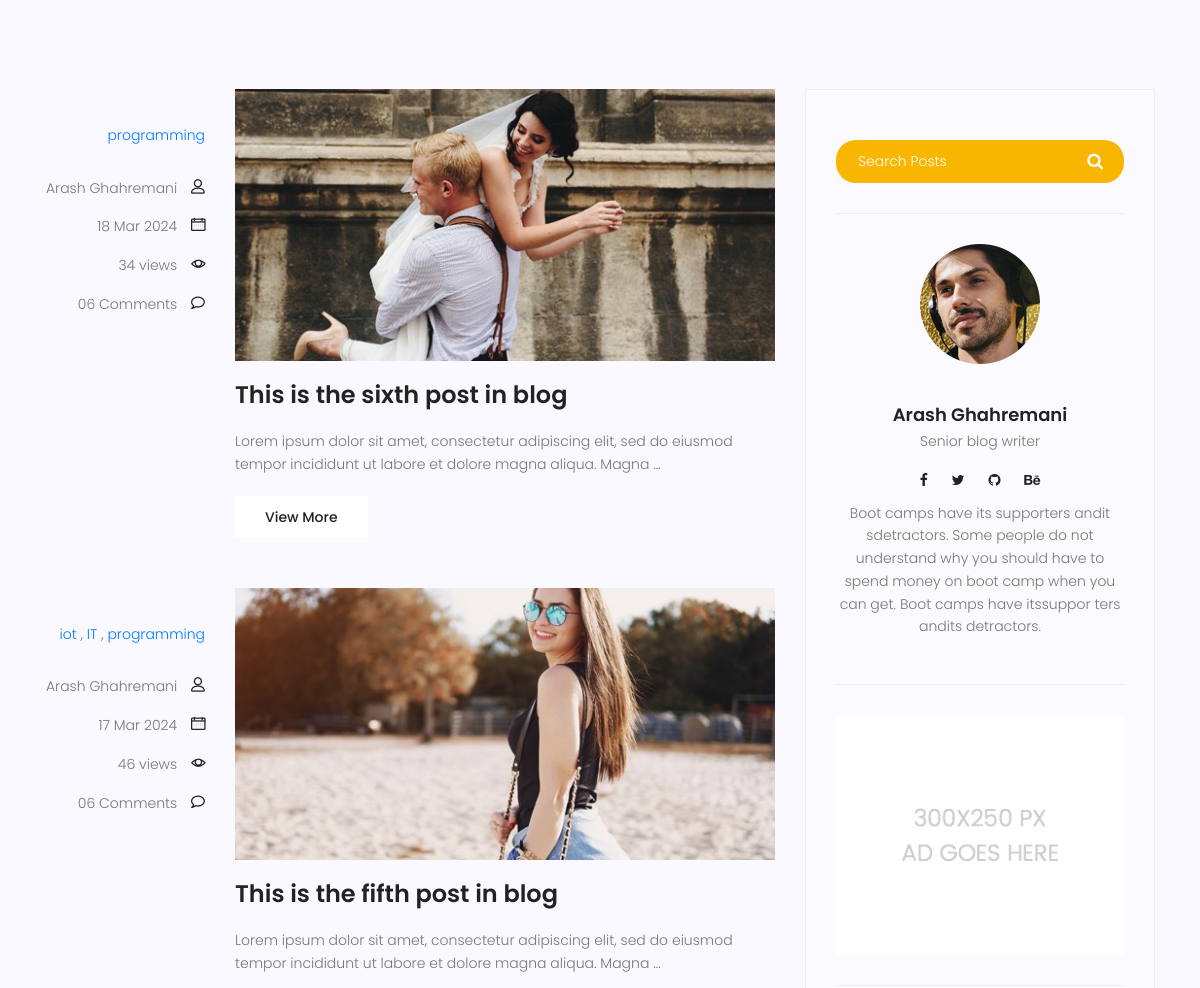
/blog/ (middle part), run on an earlier commit of the app's database.
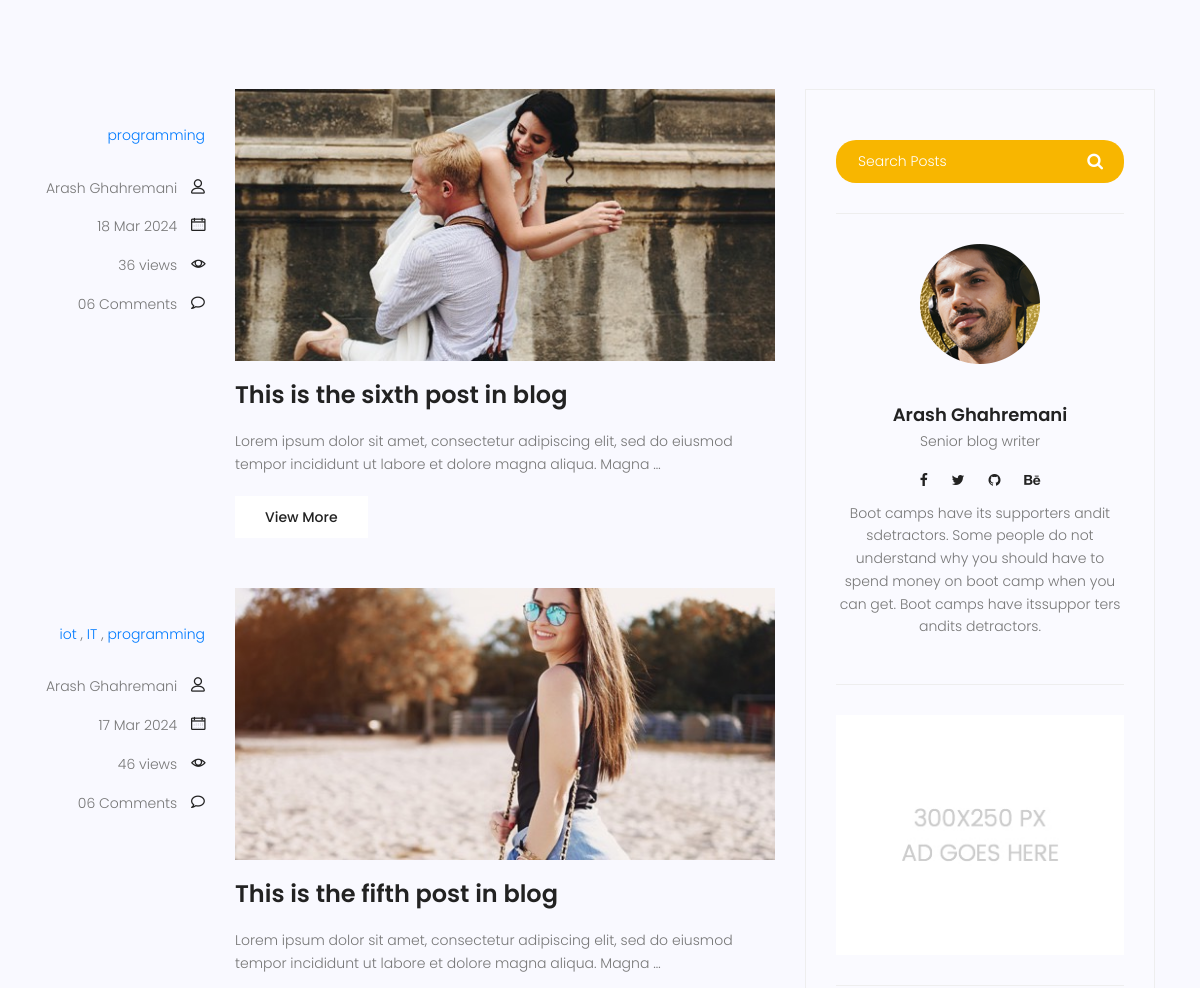
And on a later commit of the database.
### blog/models.py (models this page shows, shortened)
class Post (models.Model) :
    image = models.ImageField(upload_to = 'blog/',default = 'blog/default.jpg')
    author = models.ForeignKey(User,on_delete=models.SET_NULL,null=True)
    title = models.CharField (max_length = 200)
    content = models.TextField ()
    category = models.ManyToManyField (Category)
    counted_view = models.IntegerField (default = 0)
    status = models.BooleanField (default = False)
    published_date = models.DateTimeField (null = True)
    created_date = models.DateTimeField (auto_now_add = True)
    update_date = models.DateTimeField (auto_now = True)
    class Meta:
        ordering = ['-created_date']
    def excerpt(self) :
        return truncatewords(self.content,20)

### blog/views.py (the view)
# urls.py: path('', blog_view, name="index"),
def blog_view(request, **kwargs) :
    posts = Post.objects.filter(status = 1, published_date__lte = timezone.now())
    if kwargs.get('cat_name') != None:
        posts = posts.filter(category__name=kwargs['cat_name'])
    if kwargs.get('author_username') != None:
        posts = posts.filter(author__username = kwargs['author_username'])
    posts = Paginator (posts,3)
    try:
        page_number = request.GET.get ('page')
        posts = posts.get_page(page_number)
    except PageNotAnInteger:
        posts = posts.get_page(1)
    except EmptyPage:
        posts = posts.get_page(1)
    context = {'posts': posts}
    return render(request, "blog/blog-home.html", context)

### blog/models.py (called while the page is built)
    def __str__(self):
        return self.name

### blog/templatetags/blog_tags.py (called while the page is built)
@register.inclusion_tag('blog/post-categories.html')
def postcategories() :
    posts = Post.objects.filter(status = 1)
    categories = Category.objects.all()
    cat_dict = {}
    for name in categories :
        cat_dict[name]=posts.filter(category=name).count()
    return {'categories':cat_dict}

### templates/blog/blog-home.html (shortened to what this page needs)
{% extends 'base.html' %}
{% load static %}
{% load blog_tags %}
{% block content %}
<section class="top-category-widget-area pt-90 pb-90 ">
</section>
<section class="post-content-area">
	<div class="container">
		<div class="row">
			<div class="col-lg-8 posts-list">
				{% for post in posts %}
				<div class="single-post row">
					<div class="col-lg-3  col-md-3 meta-details">
						<ul class="tags">
							{% for cat in post.category.all %}
								<a href="{% url 'blog:category' cat_name=cat.name %}"> {{ cat.name }}</a> {% if not forloop.last %},{% endif %}
							{% endfor %}
						</ul>
						<div class="user-details row">
							<p class="user-name col-lg-12 col-md-12 col-6"><a href="{% url 'blog:author' author_username=post.author.username %}">{{post.author.get_full_name}}</a>
								<span class="lnr lnr-user"></span></p>
							<p class="date col-lg-12 col-md-12 col-6"><a href="#">{{post.published_date|date:'d M Y'}}</a> <span
									class="lnr lnr-calendar-full"></span></p>
							<p class="view col-lg-12 col-md-12 col-6"><a href="#">{{post.counted_view}} views</a> <span
									class="lnr lnr-eye"></span></p>
							<p class="comments col-lg-12 col-md-12 col-6"><a href="#">06 Comments</a> <span
									class="lnr lnr-bubble"></span></p>
						</div>
					</div>
					<div class="col-lg-9 col-md-9 ">
						<div class="feature-img">
							<img class="img-fluid" src="{{post.image.url}}" alt="">
						</div>
						<a class="posts-title" href="{% url 'blog:single' pid=post.id%}">
							<h3>{{post.title}}</h3>
						</a>
						<p class="excert">
							{{post.excerpt}}
						</p>
						<a href={{post.id}} class="primary-btn">View More</a>
					</div>
				</div>
				{% endfor%}
			</div>
			<div class="col-lg-4 sidebar-widgets">
				<div class="widget-wrap">
						{% include 'blog/blog-search.html' %}
						{% include 'blog/blog-writer.html' %}
					    {% include 'blog/blog-ads.html' %}
				</div>
			</div>
		</div>
	</div>
</section>
{% endblock%}

What changed in the data, as far as the page shows it:
changed Post "This is the sixth post in blog": counted_view "34" → "36"
